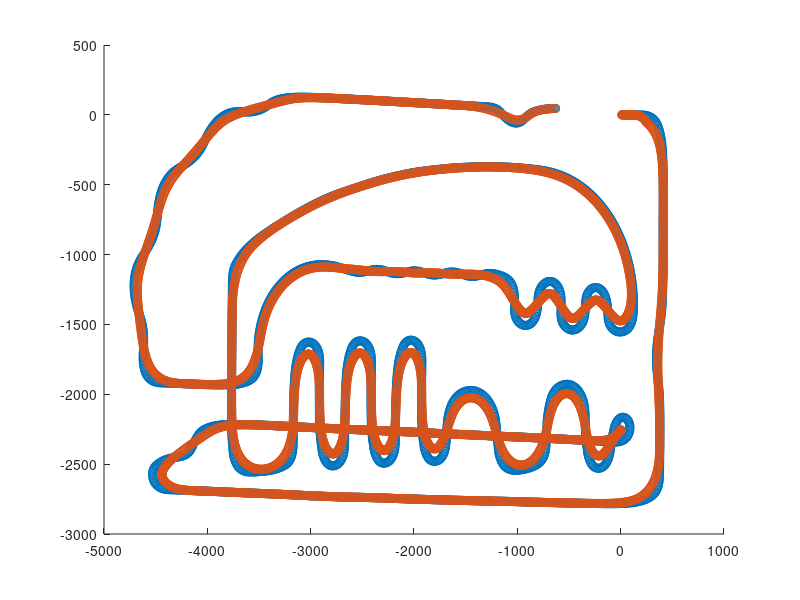

This figure's MATLAB source: (Note: this script raises an error after producing the figure.)
%data = load("2024AllJapan_Dis,theta.txt");
%data = load("reRoeasymap_Dis,theta.txt");
data = load("reRomap_xy.txt");
%data = load("Distance, Theta.txt");

AllEuclideanDistance = 0;

% 距離と角度の列を抽出
distance = data(:, 1);
theta = data(:, 2);
theta_adj = theta .* 1;

% ゼロでない距離のみを抽出
distance = nonzeros(distance);
theta = theta(1:length(distance));

% 変数の初期化
x = 0;
y = 0;
th = 0;

X = [];
Y = [];
Th = [];
originmap_EucildeanDistance = [];
array_originmap_atan2 = [];
array_radius = [];

% 距離と角度の値を反復処理
for i = 1:length(distance)
    %x = x + distance(i) * cos(th + theta_adj(i)/2); % 10mmの距離をx座標に変換
    %y = y + distance(i) * sin(th + theta_adj(i)/2); % 10mmの距離をy座標に変換
    th = th + theta_adj(i); % 角度を調整
    x = distance(i);%x座標
    y = theta(i);%y座標 thetaと書いてあるが，実際はy座標

    X = [X x];
    Y = [Y y];
    Th = [Th th];
end

origin_atan2 = atan2(Y(2)-Y(1), X(2)-X(1)); % 最初の角度を計算
array_originmap_atan2 = [origin_atan2]; % 最初の角度を配列に追加

% コースの全体距離を計算
for i = 1:length(X)-1
    EuclideanDistance(i) = sqrt((X(i+1) - X(i))^2 + (Y(i+1) - Y(i))^2);
    originmap_EucildeanDistance = [originmap_EucildeanDistance EuclideanDistance(i)];
    origin_atan2 = atan2(Y(i+1)-Y(i),X(i+1)-X(i));
    delta_origin_atan2 = origin_atan2 - array_originmap_atan2(end);
    if delta_origin_atan2 > pi
        origin_atan2 = origin_atan2 - 2 * pi;
    elseif delta_origin_atan2 < -pi
        origin_atan2 = origin_atan2 + 2 * pi;
    end
    delta_origin_atan2_2 = origin_atan2 - array_originmap_atan2(end);
    radius = abs(EuclideanDistance(i) / delta_origin_atan2_2);
    if radius > 10000
        radius = 10000;
    end
    array_originmap_atan2 = [array_originmap_atan2 origin_atan2];
    array_radius = [array_radius radius];
    AllEuclideanDistance = AllEuclideanDistance + EuclideanDistance(i);
end

% 平滑化のための変数の初期化
X_smooth = [];
Y_smooth = [];
Th_smooth = [];
Th_delta = [];
EuclideanDistance = [];
AllEuclideanDistance_shortcut = 0; % ユークリッド距離の総和の初期化
distance_threshold = 1; % 距離のしきい値を設定（例：10mm）

% 最初の点を追加
X_smooth = X(1);
Y_smooth = Y(1);
Th_smooth = Th(1); % 初期角度も追加

% 移動平均を計算
n = numel(X);
for i = 2:n
    % 終点に近づくとき、窓のサイズを徐々に小さくする
    remaining_points = n - i + 1;
    windowSize = min(min(i, remaining_points), 50); % 窓のサイズを設定

    if i <= windowSize
        temp_x = sum(X(1:i)) / i; % Xの移動平均
        temp_y = sum(Y(1:i)) / i; % Yの移動平均
    else
        temp_x = sum(X(i-windowSize+1:i)) / windowSize; % Xの移動平均
        temp_y = sum(Y(i-windowSize+1:i)) / windowSize; % Yの移動平均
    end
    
    euclidean_dist = sqrt((temp_x - X_smooth(end))^2 + (temp_y - Y_smooth(end))^2);

    if euclidean_dist > distance_threshold
        % 新しい座標を追加
        X_smooth = [X_smooth temp_x];
        Y_smooth = [Y_smooth temp_y];
        
        % 新しい角度を計算
        dx = temp_x - X_smooth(end-1); % x方向の差
        dy = temp_y - Y_smooth(end-1); % y方向の差
        new_th2 = atan2(dy, dx); % 前の座標との角度を計算

        % atan2の例外処理
        delta_th2 = new_th2 - Th_smooth(end);
        if delta_th2 > pi
            new_th2 = new_th2 - 2 * pi;
        elseif delta_th2 < -pi
            new_th2 = new_th2 + 2 * pi;
        end

        delta_th3 = new_th2 - Th_smooth(end);%角速度の差分
        
        Th_smooth = [Th_smooth new_th2]; % 補正した角度を使用
        Th_delta = [Th_delta delta_th3];
        
        % ユークリッド距離を保存
        EuclideanDistance = [EuclideanDistance euclidean_dist];
        AllEuclideanDistance_shortcut = AllEuclideanDistance_shortcut + euclidean_dist;
        euclidean_dist = 0;
    end
end

% オリジナルコースとショートカットコースの総距離を表示
disp('コースの総距離:')
fprintf('%.0fmm\n', AllEuclideanDistance);

disp('ショートカット経路の総距離:')
fprintf('%.0fmm\n', AllEuclideanDistance_shortcut);

% 元マップの曲率半径
output_file = 'originmap_radius.txt';
fid = fopen(output_file, 'w');
fprintf(fid, '%f\n', [array_radius]);
fclose(fid);
disp('オリジナルマップの角度をファイルに保存されました。');

% 元マップの角度
output_file = 'originmap_atan2.txt';
fid = fopen(output_file, 'w');
fprintf(fid, '%f\n', [array_originmap_atan2]);
fclose(fid);
disp('オリジナルマップの角度をファイルに保存されました。');

% 元マップの座標間のユークリッド距離
output_file = 'originmap_EuclideanDistance.txt';
fid = fopen(output_file, 'w');
fprintf(fid, '%f\n', [originmap_EucildeanDistance]);
fclose(fid);
disp('オリジナルマップのユークリッド距離をファイルに保存されました。');

% ショートカット経路座標をファイルに保存
output_file = 'Shortcatdata_output.txt';
fid = fopen(output_file, 'w');
fprintf(fid, '%f %f\n', [X_smooth; Y_smooth]);
fclose(fid);
disp('ショートカット座標がファイルに保存されました。');

% ショートカット座標間のユークリッド距離をファイルに保存
output_file = 'EuclideanDistance_output.txt';
fid = fopen(output_file, 'w');
fprintf(fid, '%f\n', EuclideanDistance);
fclose(fid);
disp('ショートカット座標間の距離がファイルに保存されました。');

output_file = 'atan2.txt';
fid = fopen(output_file, 'w');
fprintf(fid, '%f\n', Th_smooth);
fclose(fid);
disp('atan2で計算された角速度がファイルに保存されました。');

output_file = 'atan2_delta.txt';
fid = fopen(output_file, 'w');
fprintf(fid, '%f\n', Th_delta);
fclose(fid);
disp('比較した角速度がファイルに保存されました。');

% オリジナルコースとショートカットコースをプロット
figure(1);
scatter(X, Y, 'red')
hold on
scatter(X_smooth, Y_smooth, 'blue')
xline(0, "-r")
xline(-1000, "-r")
yline(0, "-r")
grid on
grid minor
axis equal
legend('Original MAP (red)', 'Shortcut MAP (blue)')
